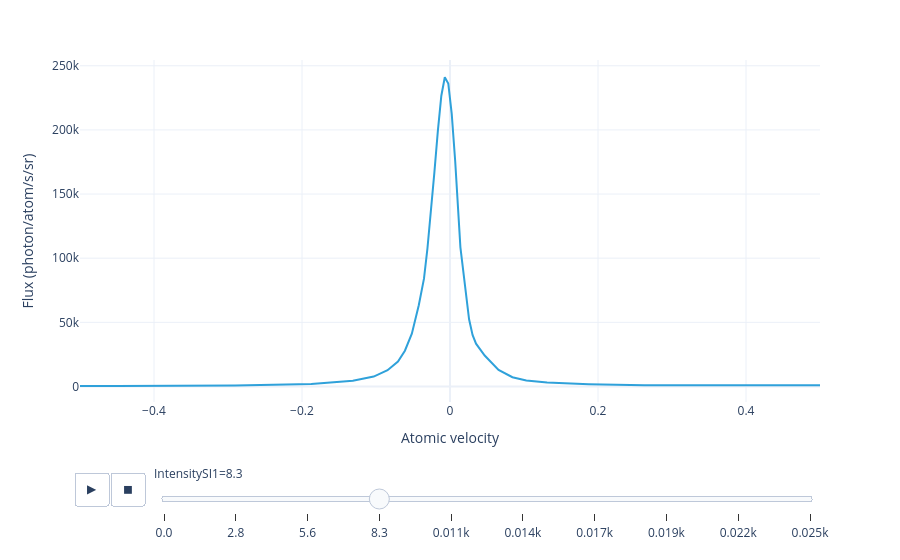

Notebook source saved alongside this figure:
### Markdown cell above
Create an animation of the flux distribution as the repump intensity is varied:

### Code cell
model.flux_distribution(sol).visualize(xaxis_range=(-.5, .5))

### Figure 1 — Plotly figure (JSON) as saved in the notebook; plotly's stock layout.template omitted (floating-point values rounded to 4 significant figures)
{"data": [{"hovertemplate": "IntensitySI1=0.0<br>Atomic velocity=%{x}<br>Flux (photon/atom/s/sr)=%{y}<extra></extra>", "legendgroup": "", "line": {"color": "#2fa1da", "dash": "solid"}, "marker": {"symbol": "circle"}, "mode": "lines", "name": "", "orientation": "v", "showlegend": false, "type": "scatter", "x": [-2.85, -2.55, -2.25, -1.95, -1.65, -1.35, -1.05, -0.75, -0.45, -0.2906, -0.2719, -0.2438, -0.1875, -0.1313, -0.1031, -0.08438, -0.07031, -0.06094, -0.05156, -0.04219, -0.03516, -0.03047, -0.02578, -0.02109, -0.01641, -0.01172, -0.007031, -0.002344, 0.002344, 0.007031, 0.01406, 0.02109, 0.02578, 0.03047, 0.03516, 0.04687, 0.06562, 0.08437, 0.1031, 0.1312, 0.1875, 0.2625, 0.375, 0.525, 0.675, 0.825, 1.05, 1.35, 1.65, 1.95, 2.25, 2.55, 2.85], "xaxis": "x", "y": [0.003925, 0.02272, 0.1136, 0.4953, 1.906, 6.613, 21.41, 69.45, 270.8, 739.2, 858.3, 1092.0, 1950.0, 4377.0, 7726.0, 12640.0, 19490.0, 27840.0, 41140.0, 63320.0, 84000.0, 107600.0, 135400.0, 166800.0, 199200.0, 226600.0, 241000.0, 236200.0, 212500.0, 175600.0, 108400.0, 73670.0, 52340.0, 40140.0, 33350.0, 24120.0, 12930.0, 7178.0, 4680.0, 3074.0, 1792.0, 930.5, 426.3, 190.2, 96.65, 52.16, 21.7, 6.68, 1.922, 0.4985, 0.1142, 0.02282, 0.00394], "yaxis": "y"}], "layout": {"legend": {"title": {}, "tracegroupgap": 0}, "margin": {"t": 60}, "sliders": [{"active": 3, "currentvalue": {"prefix": "IntensitySI1="}, "len": 0.9, "pad": {"b": 10, "t": 60}, "steps": [{"args": [["0.0"], {"frame": {"duration": 0, "redraw": false}, "fromcurrent": true, "mode": "immediate", "transition": {"duration": 0, "easing": "linear"}}], "label": "0.0", "method": "animate"}, {"args": [["2.7777777777777777"], {"frame": {"duration": 0, "redraw": false}, "fromcurrent": true, "mode": "immediate", "transition": {"duration": 0, "easing": "linear"}}], "label": "2.8", "method": "animate"}, {"args": [["5.555555555555555"], {"frame": {"duration": 0, "redraw": false}, "fromcurrent": true, "mode": "immediate", "transition": {"duration": 0, "easing": "linear"}}], "label": "5.6", "method": "animate"}, {"args": [["8.333333333333332"], {"frame": {"duration": 0, "redraw": false}, "fromcurrent": true, "mode": "immediate", "transition": {"duration": 0, "easing": "linear"}}], "label": "8.3", "method": "animate"}, {"args": [["11.11111111111111"], {"frame": {"duration": 0, "redraw": false}, "fromcurrent": true, "mode": "immediate", "transition": {"duration": 0, "easing": "linear"}}], "label": "0.011k", "method": "animate"}, {"args": [["13.88888888888889"], {"frame": {"duration": 0, "redraw": false}, "fromcurrent": true, "mode": "immediate", "transition": {"duration": 0, "easing": "linear"}}], "label": "0.014k", "method": "animate"}, {"args": [["16.666666666666664"], {"frame": {"duration": 0, "redraw": false}, "fromcurrent": true, "mode": "immediate", "transition": {"duration": 0, "easing": "linear"}}], "label": "0.017k", "method": "animate"}, {"args": [["19.444444444444443"], {"frame": {"duration": 0, "redraw": false}, "fromcurrent": true, "mode": "immediate", "transition": {"duration": 0, "easing": "linear"}}], "label": "0.019k", "method": "animate"}, {"args": [["22.22222222222222"], {"frame": {"duration": 0, "redraw": false}, "fromcurrent": true, "mode": "immediate", "transition": {"duration": 0, "easing": "linear"}}], "label": "0.022k", "method": "animate"}, {"args": [["25.0"], {"frame": {"duration": 0, "redraw": false}, "fromcurrent": true, "mode": "immediate", "transition": {"duration": 0, "easing": "linear"}}], "label": "0.025k", "method": "animate"}], "x": 0.1, "xanchor": "left", "y": 0, "yanchor": "top"}], "updatemenus": [{"buttons": [{"args": [null, {"frame": {"duration": 300, "redraw": false}, "fromcurrent": true, "mode": "immediate", "transition": {"duration": 0, "easing": "linear"}}], "label": "&#9654;", "method": "animate"}, {"args": [[null], {"frame": {"duration": 0, "redraw": false}, "fromcurrent": true, "mode": "immediate", "transition": {"duration": 0, "easing": "linear"}}], "label": "&#9724;", "method": "animate"}], "direction": "left", "pad": {"r": 10, "t": 70}, "showactive": false, "type": "buttons", "x": 0.1, "xanchor": "right", "y": 0, "yanchor": "top"}], "xaxis": {"anchor": "y", "domain": [0, 1], "range": [-0.5, 0.5], "title": {"text": "Atomic velocity"}}, "yaxis": {"anchor": "x", "domain": [0, 1], "range": [-12120.0, 254500.0], "title": {"text": "Flux (photon/atom/s/sr)"}}}}
